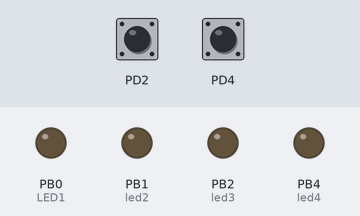
A program run on a simulated ATmega328P, built with avr-gcc and emulated at 16 MHz. On the bench: output pins drawn as LEDs (lit = HIGH). The inputs (shaded band) are chosen by the test bench; at power-on: PD2 HIGH, PD4 HIGH.

Above: at 1.2 s.
1.3 s: PD2 pulled LOW for 0.15 s
At 2.5 s:
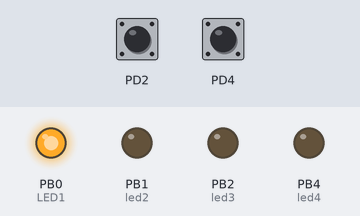
2.9 s: PD2 pulled LOW for 1 s
At 3.8 s:
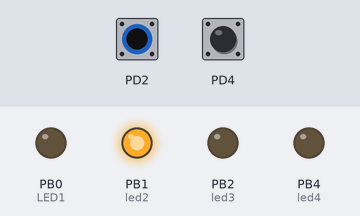
5.4 s: PD2 pulled LOW for 0.15 s
At 5.7 s:
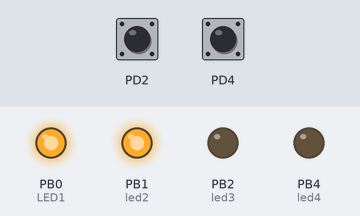
7.0 s: PD2 pulled LOW for 3.2 s
At 8.1 s:
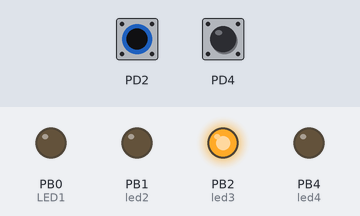
11.7 s: PD2 pulled LOW for 0.15 s
At 12.9 s:
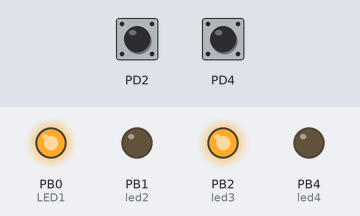
13.3 s: PD2 pulled LOW for 1 s
At 14.1 s:
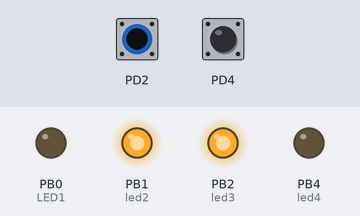
Timing chart, 0 to 16.3 s (numbered marks = the images above; inputs shaded):
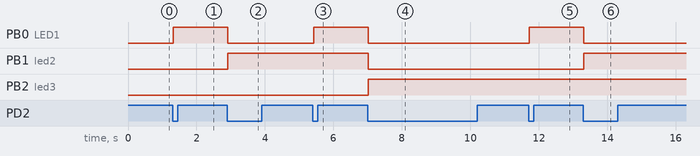

The program:

main.c
```c
#include <avr/io.h>
#include <util/delay.h>

int main () {
    int i = 0;
    DDRD &= ~(1 << PD2); // on force le pin PD2 a 0
    PORTD |= (1 << PD2); //Activation de la pull-up
    DDRD &= ~(1 << PD4); // on force le pin PD2 a 0
    PORTD |= (1 << PD4); //Activation de la pull-up

    DDRB |= (1 << PB0); // D1 est l'equivalent de PB0
    PORTB &= ~(1 << PB0); // Eteint la LED1
    DDRB |= (1 << PB1); // led2
    PORTB &= ~(1 << PB1); // eteint la led2
    DDRB |= (1 << PB2); // led3
    PORTB &= ~(1 << PB2); // Eteint la LED3
    DDRB |= (1 << PB4); // led4
    PORTB &= ~(1 << PB4); // Eteint la LED4

    uint8_t Button = 1;
    uint8_t Button2 = 1;
    while (1) {
        uint8_t now = (PIND & (1 << PD2) ? 1 : 0);
        uint8_t now2 = (PIND & (1 << PD4) ? 1 : 0);

        if (Button2 == 1 && now2 == 0) {
            _delay_ms(20); // Debounce delay
            if (!(PIND & (1 << PD4))) {
                i = (i - 1) % 16; // Decrement i and wrap around using modulo
                PORTB &= ~((1 << PB0) | (1 << PB1) | (1 << PB2) | (1 << PB4)); // Eteint toutes les LEDs
                if (i & (1 << 0))
                    PORTB |= (1 << PB0); // Allume LED1 si le bit 0 de i est 1
                if (i & (1 << 1))
                    PORTB |= (1 << PB1); // Allume LED2 si le bit 1 de i est 1
                if (i & (1 << 2))
                    PORTB |= (1 << PB2); // Allume LED3 si le bit 2 de i est 1
                if (i & (1 << 3))
                    PORTB |= (1 << PB4); // Allume LED4 si le bit 3 de i est 1
            }
        }
        if (Button == 1 && now == 0) {
            _delay_ms(20); // Debounce delay
            if (!(PIND & (1 << PD2))) {
                i = (i + 1) % 16;
                PORTB &= ~((1 << PB0) | (1 << PB1) | (1 << PB2) | (1 << PB4)); // Eteint toutes les LEDs
                if (i & (1 << 0))
                    PORTB |= (1 << PB0); // Allume LED1 si le bit 0 de i est 1
                if (i & (1 << 1))
                    PORTB |= (1 << PB1); // Allume LED2 si le bit 1 de i est 1
                if (i & (1 << 2))
                    PORTB |= (1 << PB2); // Allume LED3 si le bit 2 de i est 1
                if (i & (1 << 3))
                    PORTB |= (1 << PB4); // Allume LED4 si le bit 3 de i est 1
            }
        }
        Button = now;
        Button2 = now2;
    }
}
```

Measured:
- after the input at 1.3 s, PB0 (LED1): LOW → HIGH at once
- after the input at 2.9 s, PB0 (LED1): HIGH → LOW at once; PB1 (led2): LOW → HIGH at once
- after the input at 5.4 s, PB0 (LED1): LOW → HIGH at once
- after the input at 7.0 s, PB0 (LED1), PB1 (led2): HIGH → LOW at once; PB2 (led3): LOW → HIGH at once
- after the input at 11.7 s, PB0 (LED1): LOW → HIGH at once
- after the input at 13.3 s, PB0 (LED1): HIGH → LOW at once; PB1 (led2): LOW → HIGH at once
